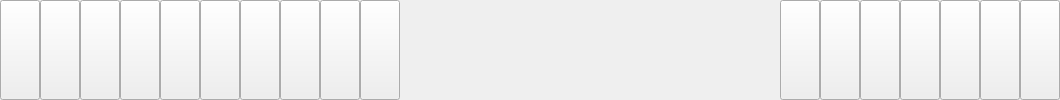
     <widget class="QWidget" name="widget" native="true">
      <property name="sizePolicy">
       <sizepolicy hsizetype="Expanding" vsizetype="Fixed">
        <horstretch>0</horstretch>
        <verstretch>0</verstretch>
       </sizepolicy>
      </property>
      <property name="minimumSize">
       <size>
        <width>691</width>
        <height>38</height>
       </size>
      </property>
      <layout class="QHBoxLayout" name="horizontalLayout_4">
       <property name="spacing">
        <number>0</number>
       </property>
       <property name="leftMargin">
        <number>0</number>
       </property>
       <property name="topMargin">
        <number>0</number>
       </property>
       <property name="rightMargin">
        <number>0</number>
       </property>
       <property name="bottomMargin">
        <number>0</number>
       </property>
       <item>
        <layout class="QHBoxLayout" name="horizontalLayout_2" stretch="0,0,0,0,0,0,0,0,0,0,0">
         <property name="spacing">
          <number>0</number>
         </property>
         <property name="sizeConstraint">
          <enum>QLayout::SetMinimumSize</enum>
         </property>
         <property name="rightMargin">
          <number>30</number>
         </property>
         <property name="bottomMargin">
          <number>0</number>
         </property>
         <item>
          <widget class="QPushButton" name="createNewFileButton">
           <property name="sizePolicy">
            <sizepolicy hsizetype="Minimum" vsizetype="MinimumExpanding">
             <horstretch>0</horstretch>
             <verstretch>0</verstretch>
            </sizepolicy>
           </property>
           <property name="styleSheet">
            <string notr="true">QPushButton{
background-image: url(:/new/prefix1/gallery/transparent.png);
image: url(:/new/prefix1/gallery/createNewProject.png); 
}</string>
           </property>
           <property name="text">
            <string/>
           </property>
          </widget>
         </item>
         <item>
          <widget class="QPushButton" name="OpenButton">
           <property name="sizePolicy">
            <sizepolicy hsizetype="Minimum" vsizetype="MinimumExpanding">
             <horstretch>0</horstretch>
             <verstretch>0</verstretch>
            </sizepolicy>
           </property>
           <property name="styleSheet">
            <string notr="true">QPushButton
{
image: url(:/new/prefix1/gallery/openExistingFile.png);
background-image: url(:/new/prefix1/gallery/transparent.png);
}</string>
           </property>
           <property name="text">
            <string/>
           </property>
          </widget>
         </item>
         <item>
          <widget class="QPushButton" name="saveButton">
           <property name="sizePolicy">
            <sizepolicy hsizetype="Minimum" vsizetype="MinimumExpanding">
             <horstretch>0</horstretch>
             <verstretch>0</verstretch>
            </sizepolicy>
           </property>
           <property name="styleSheet">
            <string notr="true">QPushButton
{
image: url(:/new/prefix1/gallery/SaveProject.png);
background-image: url(:/new/prefix1/gallery/transparent.png);
}</string>
           </property>
           <property name="text">
            <string/>
           </property>
          </widget>
         </item>
         <item>
          <widget class="QPushButton" name="revertLastChanges">
           <property name="sizePolicy">
            <sizepolicy hsizetype="Minimum" vsizetype="MinimumExpanding">
             <horstretch>0</horstretch>
             <verstretch>0</verstretch>
            </sizepolicy>
           </property>
           <property name="styleSheet">
            <string notr="true">QPushButton
{
image: url(:/new/prefix1/gallery/revertLastChanges.png);
background-image: url(:/new/prefix1/gallery/transparent.png);
}</string>
           </property>
           <property name="text">
            <string/>
           </property>
          </widget>
         </item>
         <item>
          <widget class="QPushButton" name="revertLastRevert">
           <property name="sizePolicy">
            <sizepolicy hsizetype="Minimum" vsizetype="MinimumExpanding">
             <horstretch>0</horstretch>
             <verstretch>0</verstretch>
            </sizepolicy>
           </property>
           <property name="styleSheet">
            <string notr="true">QPushButton
{
image: url(:/new/prefix1/gallery/revertLastRevert.png);
background-image: url(:/new/prefix1/gallery/transparent.png);
}</string>
           </property>
           <property name="text">
            <string/>
           </property>
          </widget>
         </item>
         <item>
          <widget class="QPushButton" name="exportProjectButton">
           <property name="sizePolicy">
            <sizepolicy hsizetype="Minimum" vsizetype="MinimumExpanding">
             <horstretch>0</horstretch>
             <verstretch>0</verstretch>
            </sizepolicy>
           </property>
           <property name="styleSheet">
            <string notr="true">QPushButton
{
image: url(:/new/prefix1/gallery/export.png);
background-image: url(:/new/prefix1/gallery/transparent.png);
}</string>
           </property>
           <property name="text">
            <string/>
           </property>
          </widget>
         </item>
         <item>
          <widget class="QPushButton" name="CloseProjectButton">
           <property name="sizePolicy">
            <sizepolicy hsizetype="Minimum" vsizetype="MinimumExpanding">
             <horstretch>0</horstretch>
             <verstretch>0</verstretch>
            </sizepolicy>
           </property>
           <property name="styleSheet">
            <string notr="true">QPushButton
{
image: url(:/new/prefix1/gallery/closeProject.png);
background-image: url(:/new/prefix1/gallery/transparent.png);
}</string>
           </property>
           <property name="text">
            <string/>
           </property>
          </widget>
         </item>
         <item>
          <widget class="QPushButton" name="functionalityPictogramButton">
           <property name="sizePolicy">
            <sizepolicy hsizetype="Minimum" vsizetype="MinimumExpanding">
             <horstretch>0</horstretch>
             <verstretch>0</verstretch>
            </sizepolicy>
           </property>
           <property name="styleSheet">
            <string notr="true">QPushButton
{
image: url(:/new/prefix1/gallery/functionallityPictogram.png);
background-image: url(:/new/prefix1/gallery/transparent.png);
}</string>
           </property>
           <property name="text">
            <string/>
           </property>
          </widget>
         </item>
         <item>
          <widget class="QPushButton" name="settingsButton">
           <property name="sizePolicy">
            <sizepolicy hsizetype="Preferred" vsizetype="MinimumExpanding">
             <horstretch>0</horstretch>
             <verstretch>0</verstretch>
            </sizepolicy>
           </property>
           <property name="styleSheet">
            <string notr="true">QPushButton
{
image: url(:/new/prefix1/gallery/settingsWindow.png);
background-image: url(:/new/prefix1/gallery/transparent.png);
}</string>
           </property>
           <property name="text">
            <string/>
           </property>
          </widget>
         </item>
         <item>
          <widget class="QPushButton" name="searchButton">
           <property name="sizePolicy">
            <sizepolicy hsizetype="Fixed" vsizetype="Minimum">
             <horstretch>0</horstretch>
             <verstretch>0</verstretch>
            </sizepolicy>
           </property>
           <property name="baseSize">
            <size>
             <width>33</width>
             <height>35</height>
            </size>
           </property>
           <property name="styleSheet">
            <string notr="true">QPushButton
{
image: url(:/new/prefix1/gallery/search.png);
background-image: url(:/new/prefix1/gallery/transparent.png);
}</string>
           </property>
           <property name="text">
            <string/>
           </property>
          </widget>
         </item>
         <item>
          <spacer name="horizontalSpacer_4">
           <property name="orientation">
            <enum>Qt::Horizontal</enum>
           </property>
           <property name="sizeHint" stdset="0">
            <size>
             <width>40</width>
             <height>20</height>
            </size>
           </property>
          </spacer>
         </item>
        </layout>
       </item>
       <item>
        <spacer name="horizontalSpacer">
         <property name="orientation">
          <enum>Qt::Horizontal</enum>
         </property>
         <property name="sizeType">
          <enum>QSizePolicy::Fixed</enum>
         </property>
         <property name="sizeHint" stdset="0">
          <size>
           <width>100</width>
           <height>2</height>
          </size>
         </property>
        </spacer>
       </item>
       <item>
        <layout class="QHBoxLayout" name="horizontalLayout_3">
         <property name="spacing">
          <number>0</number>
         </property>
         <property name="sizeConstraint">
          <enum>QLayout::SetMinimumSize</enum>
         </property>
         <property name="leftMargin">
          <number>170</number>
         </property>
         <item>
          <spacer name="horizontalSpacer_5">
           <property name="orientation">
            <enum>Qt::Horizontal</enum>
           </property>
           <property name="sizeHint" stdset="0">
            <size>
             <width>40</width>
             <height>20</height>
            </size>
           </property>
          </spacer>
         </item>
         <item>
          <widget class="QPushButton" name="createDiagramOfPrecendenceButton">
           <property name="sizePolicy">
            <sizepolicy hsizetype="Fixed" vsizetype="MinimumExpanding">
             <horstretch>0</horstretch>
             <verstretch>0</verstretch>
            </sizepolicy>
           </property>
           <property name="styleSheet">
            <string notr="true">QPushButton
{
image: url(:/new/prefix1/gallery/createNewDiagramOfPrecendence.png);
background-image: url(:/new/prefix1/gallery/transparent.png);
}</string>
           </property>
           <property name="text">
            <string/>
           </property>
          </widget>
         </item>
         <item>
          <widget class="QPushButton" name="createClassDiagramButton">
           <property name="sizePolicy">
            <sizepolicy hsizetype="Fixed" vsizetype="MinimumExpanding">
             <horstretch>0</horstretch>
             <verstretch>0</verstretch>
            </sizepolicy>
           </property>
           <property name="styleSheet">
            <string notr="true">QPushButton
{
image: url(:/new/prefix1/gallery/createClassDiagram.png);
background-image: url(:/new/prefix1/gallery/transparent.png);
}</string>
           </property>
           <property name="text">
            <string/>
           </property>
          </widget>
         </item>
         <item>
          <widget class="QPushButton" name="createSequenceDiagramButton">
           <property name="sizePolicy">
            <sizepolicy hsizetype="Minimum" vsizetype="MinimumExpanding">
             <horstretch>0</horstretch>
             <verstretch>0</verstretch>
            </sizepolicy>
           </property>
           <property name="styleSheet">
            <string notr="true">QPushButton
{
image: url(:/new/prefix1/gallery/createSequenceDiagram.png);
background-image: url(:/new/prefix1/gallery/transparent.png);
}</string>
           </property>
           <property name="text">
            <string/>
           </property>
          </widget>
         </item>
         <item>
          <widget class="QPushButton" name="createCommunicationDiagramButton">
           <property name="sizePolicy">
            <sizepolicy hsizetype="Minimum" vsizetype="MinimumExpanding">
             <horstretch>0</horstretch>
             <verstretch>0</verstretch>
            </sizepolicy>
           </property>
           <property name="styleSheet">
            <string notr="true">QPushButton
{
image: url(:/new/prefix1/gallery/createCommunicationDiagram.png);
background-image: url(:/new/prefix1/gallery/transparent.png);
}</string>
           </property>
           <property name="text">
            <string/>
           </property>
          </widget>
         </item>
         <item>
          <widget class="QPushButton" name="createStateDiagramButton">
           <property name="sizePolicy">
            <sizepolicy hsizetype="Minimum" vsizetype="MinimumExpanding">
             <horstretch>0</horstretch>
             <verstretch>0</verstretch>
            </sizepolicy>
           </property>
           <property name="styleSheet">
            <string notr="true">QPushButton
{
image: url(:/new/prefix1/gallery/createStateDiagram.png);
background-image: url(:/new/prefix1/gallery/transparent.png);
}</string>
           </property>
           <property name="text">
            <string/>
           </property>
          </widget>
         </item>
         <item>
          <widget class="QPushButton" name="createActionDiagramButton">
           <property name="sizePolicy">
            <sizepolicy hsizetype="Minimum" vsizetype="MinimumExpanding">
             <horstretch>0</horstretch>
             <verstretch>0</verstretch>
            </sizepolicy>
           </property>
           <property name="styleSheet">
            <string notr="true">QPushButton
{
image: url(:/new/prefix1/gallery/createActivityDiagram.png);
background-image: url(:/new/prefix1/gallery/transparent.png);
}</string>
           </property>
           <property name="text">
            <string/>
           </property>
          </widget>
         </item>
         <item>
          <widget class="QPushButton" name="pushButton_11">
           <property name="sizePolicy">
            <sizepolicy hsizetype="Minimum" vsizetype="MinimumExpanding">
             <horstretch>0</horstretch>
             <verstretch>0</verstretch>
            </sizepolicy>
           </property>
           <property name="styleSheet">
            <string notr="true">QPushButton
{
image: url(:/new/prefix1/gallery/createDeployDiagram.png);
background-image: url(:/new/prefix1/gallery/transparent.png);
}</string>
           </property>
           <property name="text">
            <string/>
           </property>
          </widget>
         </item>
        </layout>
       </item>
      </layout>
     </widget>
